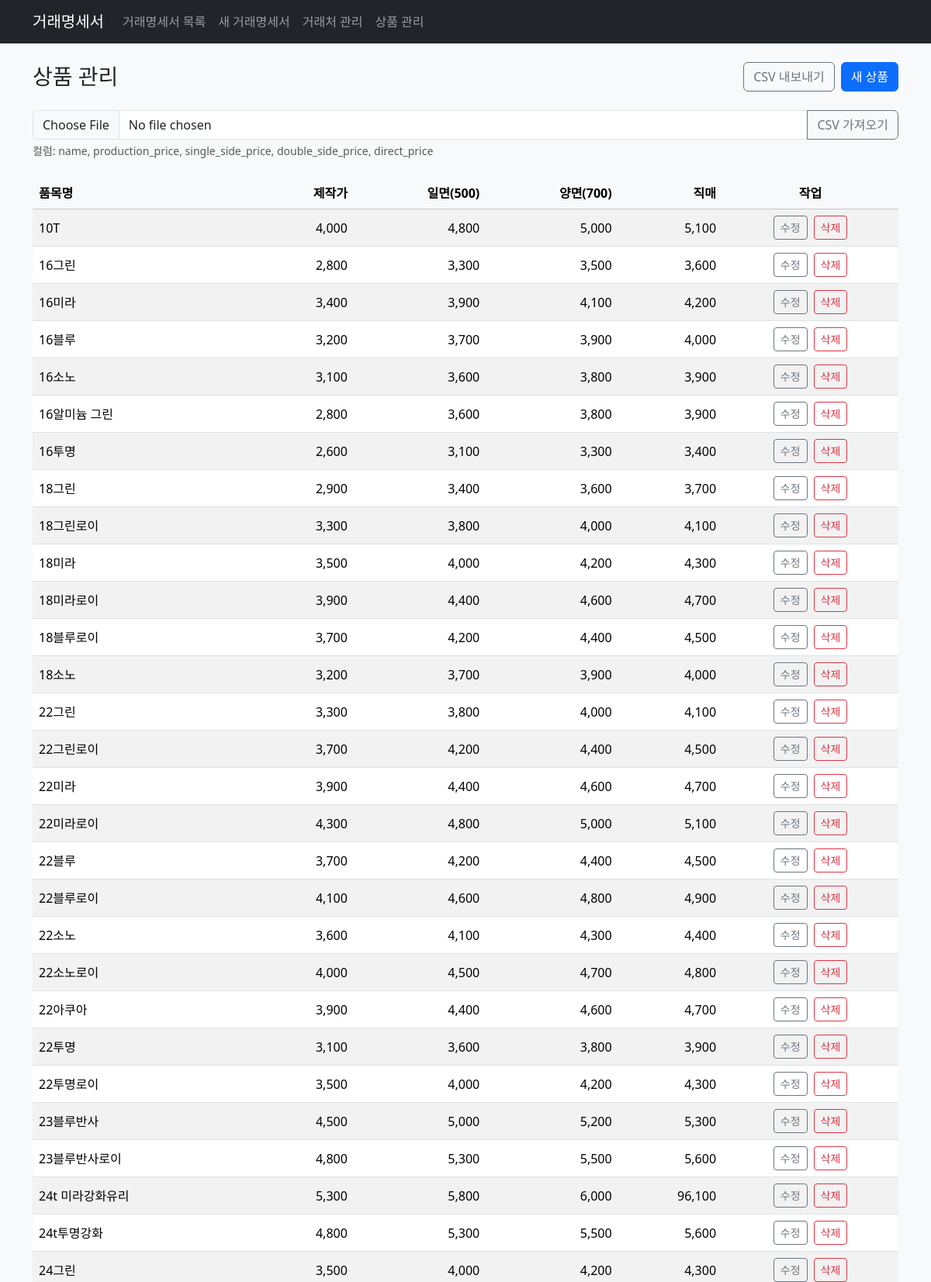
Screenshot of /products/ (upper part) with the database file from the repository.
### tables this page shows
CREATE TABLE products (
            id INTEGER PRIMARY KEY AUTOINCREMENT,
            name TEXT NOT NULL UNIQUE,
            production_price INTEGER NOT NULL,
            single_side_price INTEGER NOT NULL,
            double_side_price INTEGER NOT NULL,
            direct_price INTEGER NOT NULL
        );

### webapp/products.py (the view)
@bp.route("/")
def index():
    rows = fetch_all(
        "SELECT name, production_price, single_side_price, double_side_price, direct_price FROM products ORDER BY name"
    )
    products = [_row_to_product(row) for row in rows]
    return render_template("products/index.html", products=products)

### webapp/db.py (called while the page is built)
def _connect() -> sqlite3.Connection:
    conn = sqlite3.connect(DB_PATH)
    conn.row_factory = sqlite3.Row
    return conn

@contextmanager
def get_db() -> Iterable[sqlite3.Connection]:
    conn = _connect()
    try:
        yield conn
    finally:
        conn.close()

def fetch_all(query: str, params: Iterable[Any] | None = None) -> list[sqlite3.Row]:
    with get_db() as conn:
        cur = conn.execute(query, params or [])
        return cur.fetchall()

### webapp/products.py (called while the page is built)
def _row_to_product(row: Any) -> dict[str, Any]:
    return {
        "name": row["name"],
        "production_price": row["production_price"],
        "single_side_price": row["single_side_price"],
        "double_side_price": row["double_side_price"],
        "direct_price": row["direct_price"],
    }

### webapp/templates/products/index.html (shortened to what this page needs)
{% extends "layout.html" %}
{% block content %}
<div class="d-flex justify-content-between align-items-center mb-4">
  <h1 class="h3 mb-0">상품 관리</h1>
  <div class="d-flex gap-2">
    <a class="btn btn-outline-secondary" href="{{ url_for('products.export_csv') }}">CSV 내보내기</a>
    <a class="btn btn-primary" href="{{ url_for('products.create') }}">새 상품</a>
  </div>
</div>
<form class="mb-4" method="post" action="{{ url_for('products.import_csv') }}" enctype="multipart/form-data">
  <div class="input-group">
    <input class="form-control" type="file" id="csvFile" name="file" accept=".csv">
    <button class="btn btn-outline-secondary" type="submit">CSV 가져오기</button>
  </div>
  <div class="form-text">컬럼: name, production_price, single_side_price, double_side_price, direct_price</div>
</form>
<div class="table-responsive">
  <table class="table table-striped align-middle">
    <thead class="table-light">
      <tr>
        <th scope="col">품목명</th>
        <th scope="col" class="text-end">제작가</th>
        <th scope="col" class="text-end">일면(500)</th>
        <th scope="col" class="text-end">양면(700)</th>
        <th scope="col" class="text-end">직매</th>
        <th scope="col" class="text-center">작업</th>
      </tr>
    </thead>
    <tbody>
      {% if products %}
        {% for product in products %}
          <tr>
            <td>{{ product.name }}</td>
            <td class="text-end">{{ '{:,}'.format(product.production_price) }}</td>
            <td class="text-end">{{ '{:,}'.format(product.single_side_price) }}</td>
            <td class="text-end">{{ '{:,}'.format(product.double_side_price) }}</td>
            <td class="text-end">{{ '{:,}'.format(product.direct_price) }}</td>
            <td class="text-center">
              <div class="d-inline-flex gap-2">
                <a class="btn btn-outline-secondary btn-sm" href="{{ url_for('products.edit', name=product.name) }}">수정</a>
                <form method="post" action="{{ url_for('products.delete', name=product.name) }}" onsubmit="return confirm('정말 삭제하시겠습니까?');">
                  <button class="btn btn-outline-danger btn-sm" type="submit">삭제</button>
                </form>
              </div>
            </td>
          </tr>
        {% endfor %}
      {% else %}
        <tr>
          <td class="text-center" colspan="6">등록된 상품이 없습니다.</td>
        </tr>
      {% endif %}
    </tbody>
  </table>
</div>
{% endblock %}

### webapp/static/css/app.css (style rules this page uses)
body { background-color: #f8f9fb; }
.table td, .table th { vertical-align: middle; }

### rows the page displays
products: name "10T", production_price "4,000", single_side_price "4,800", double_side_price "5,000", direct_price "5,100"
products: name "16그린", production_price "2,800", single_side_price "3,300", double_side_price "3,500", direct_price "3,600"
products: name "16미라", production_price "3,400", single_side_price "3,900", double_side_price "4,100", direct_price "4,200"
products: name "16블루", production_price "3,200", single_side_price "3,700", double_side_price "3,900", direct_price "4,000"
products: name "16소노", production_price "3,100", single_side_price "3,600", double_side_price "3,800", direct_price "3,900"
products: name "16알미늄 그린", production_price "2,800", single_side_price "3,600", double_side_price "3,800", direct_price "3,900"
products: name "16투명", production_price "2,600", single_side_price "3,100", double_side_price "3,300", direct_price "3,400"
products: name "18그린", production_price "2,900", single_side_price "3,400", double_side_price "3,600", direct_price "3,700"
products: name "18그린로이", production_price "3,300", single_side_price "3,800", double_side_price "4,000", direct_price "4,100"
products: name "18미라", production_price "3,500", single_side_price "4,000", double_side_price "4,200", direct_price "4,300"
products: name "18미라로이", production_price "3,900", single_side_price "4,400", double_side_price "4,600", direct_price "4,700"
products: name "18블루로이", production_price "3,700", single_side_price "4,200", double_side_price "4,400", direct_price "4,500"
products: name "18소노", production_price "3,200", single_side_price "3,700", double_side_price "3,900", direct_price "4,000"
products: name "22그린", production_price "3,300", single_side_price "3,800", double_side_price "4,000", direct_price "4,100"
products: name "22그린로이", production_price "3,700", single_side_price "4,200", double_side_price "4,400", direct_price "4,500"
products: name "22미라", production_price "3,900", single_side_price "4,400", double_side_price "4,600", direct_price "4,700"
products: name "22미라로이", production_price "4,300", single_side_price "4,800", double_side_price "5,000", direct_price "5,100"
products: name "22블루", production_price "3,700", single_side_price "4,200", double_side_price "4,400", direct_price "4,500"
products: name "22블루로이", production_price "4,100", single_side_price "4,600", double_side_price "4,800", direct_price "4,900"
products: name "22소노", production_price "3,600", single_side_price "4,100", double_side_price "4,300", direct_price "4,400"
products: name "22소노로이", production_price "4,000", single_side_price "4,500", double_side_price "4,700", direct_price "4,800"
products: name "22아쿠아", production_price "3,900", single_side_price "4,400", double_side_price "4,600", direct_price "4,700"
products: name "22투명", production_price "3,100", single_side_price "3,600", double_side_price "3,800", direct_price "3,900"
products: name "22투명로이", production_price "3,500", single_side_price "4,000", double_side_price "4,200", direct_price "4,300"
products: name "23블루반사", production_price "4,500", single_side_price "5,000", double_side_price "5,200", direct_price "5,300"
products: name "23블루반사로이", production_price "4,800", single_side_price "5,300", double_side_price "5,500", direct_price "5,600"
products: name "24t 미라강화유리", production_price "5,300", single_side_price "5,800", double_side_price "6,000", direct_price "96,100"
products: name "24t투명강화", production_price "4,800", single_side_price "5,300", double_side_price "5,500", direct_price "5,600"
products: name "24그린", production_price "3,500", single_side_price "4,000", double_side_price "4,200", direct_price "4,300"
